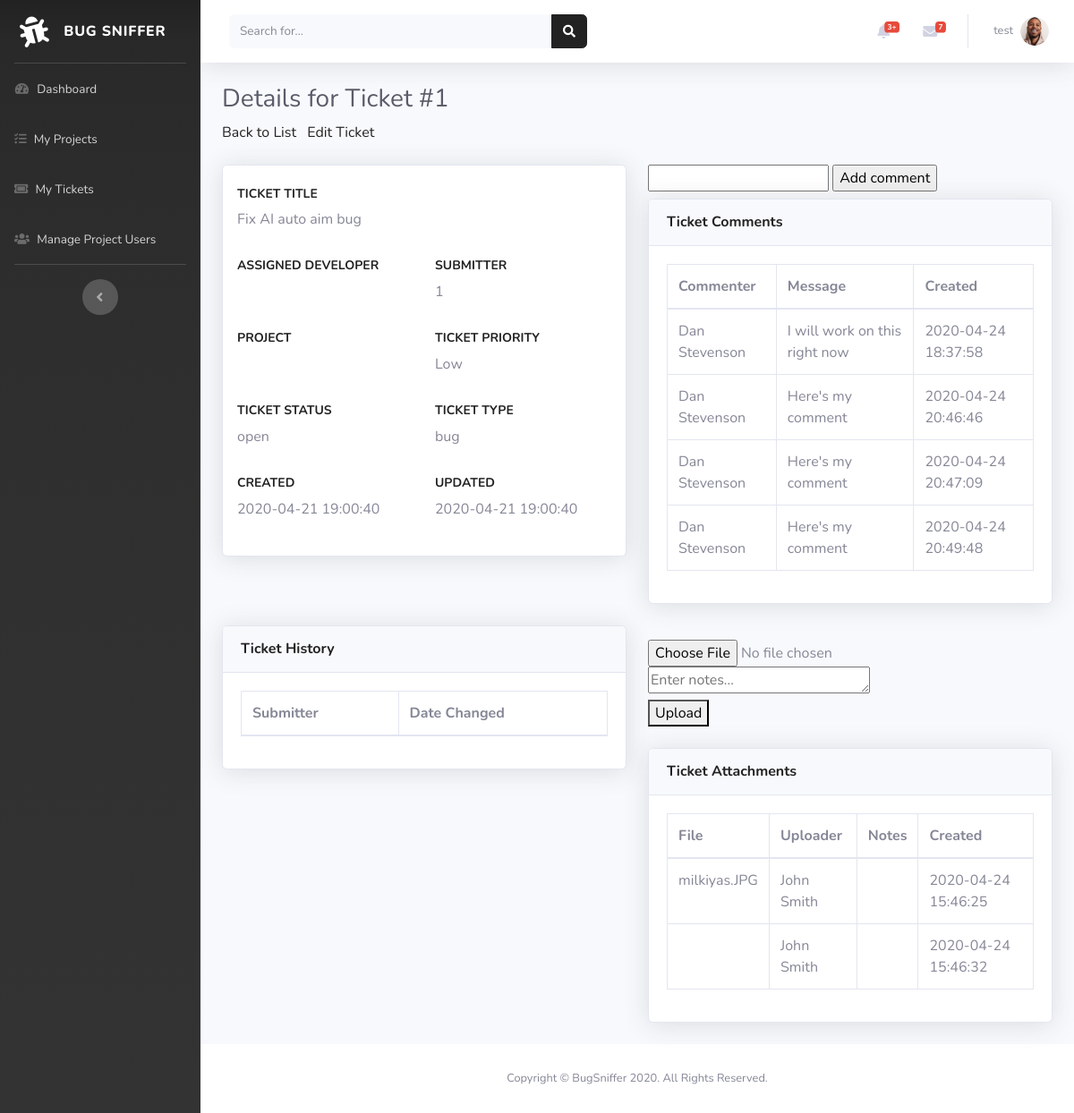
The app's page /admin/ticket_details.php?id=1 (signed in) with its own data.
### tables this page shows
CREATE TABLE `tickets` (
  `id` int(11) NOT NULL,
  `p_id` int(10) NOT NULL,
  `name` varchar(100) NOT NULL,
  `submitter` int(10) NOT NULL,
  `status` varchar(100) NOT NULL,
  `priority` varchar(100) NOT NULL,
  `type` varchar(100) NOT NULL,
  `date_created` datetime DEFAULT CURRENT_TIMESTAMP,
  `date_modified` datetime DEFAULT CURRENT_TIMESTAMP
);

CREATE TABLE `ticket_comment` (
  `id` int(11) NOT NULL,
  `t_id` int(11) NOT NULL,
  `commenter` int(11) NOT NULL,
  `message` varchar(255) NOT NULL,
  `date_created` datetime DEFAULT CURRENT_TIMESTAMP
);

CREATE TABLE `employees` (
  `id` int(11) NOT NULL,
  `name` varchar(100) NOT NULL,
  `email` varchar(100) NOT NULL,
  `role` varchar(100) NOT NULL,
  `p_id` int(10) NOT NULL
);

CREATE TABLE `ticket_attachment` (
  `id` int(11) NOT NULL,
  `t_id` int(11) NOT NULL,
  `image` varchar(100) NOT NULL,
  `uploader` int(11) NOT NULL,
  `image_text` text,
  `date_created` datetime DEFAULT CURRENT_TIMESTAMP
);

### admin/ticket_details.php (the view, shortened to what this page needs)
<?php
require_once "./../connections/config.php";
$id = $_REQUEST['id'];
$query = "SELECT * from tickets where id='".$id."'";
$result = mysqli_query($mysqli, $query) or die ( mysqli_error());
$row = mysqli_fetch_assoc($result);
include('./includes/header.php');
include('./includes/navbar.php');
?>
<div id="content-wrapper" class="d-flex flex-column">
    <div id="content">
        <?php
            include('./includes/topbar.php');
        ?>
            <div class="container-fluid">
                <div class="row">
                    <div class="col-md-12">
                        <div class="page-header">
                            <h1 class="h3 mb-0 text-gray-800">Details for Ticket #<?php echo $row['id'];?></h1>
                        </div>
                        <p class="py-2">
                            <span><a href="tickets.php">Back to List</a></span>
                            <span class="px-2"><a href="update_ticket.php?id=<?php echo $row['id'];?>">Edit Ticket</a></span>
                        </p>
                    </div>
                    <div class="col-12 col-md-6">
                        <div class="card shadow p-3 mb-4">
                            <div class="row">
                                <div class="col-12 py-2">
                                    <h5 class="section-title">Ticket Title</h5>
                                    <p><?php echo $row['name']; ?></p>
                                </div>
                                <div class="col-md-6 py-2">
                                    <h5 class="section-title">Assigned Developer</h5>
                                </div>
                                <div class="col-md-6 py-2">
                                    <h5 class="section-title">Submitter</h5>
                                    <p><?php echo $row['submitter']; ?></p>
                                </div>
                                <div class="col-md-6 py-2">
                                    <h5 class="section-title">Project</h5>
                                </div>
                                <div class="col-md-6 py-2">
                                    <h5 class="section-title">Ticket Priority</h5>
                                    <p><?php echo $row['priority']; ?></p>
                                </div>
                                <div class="col-md-6 py-2">
                                    <h5 class="section-title">Ticket Status</h5>
                                    <p><?php echo $row['status']; ?></p>
                                </div>
                                <div class="col-md-6 py-2">
                                    <h5 class="section-title">Ticket Type</h5>
                                    <p><?php echo $row['type']; ?></p>
                                </div>
                                <div class="col-md-6 py-2">
                                    <h5 class="section-title">Created</h5>
                                    <p><?php echo $row['date_created']; ?></p>
                                </div>
                                <div class="col-md-6 py-2">
                                    <h5 class="section-title">Updated</h5>
                                    <p><?php echo $row['date_modified']; ?></p>
                                </div>
                            </div>
                        </div>
                    </div>
                    <div class="col-12 col-md-6">
                        <form action="" method="post" class="pb-2">
                            <input type="text" name="notes">
                            <input type='submit' value='Add comment' name='submit_comment'>
                        </form>
                        <div class="card shadow mb-4">
                            <div class="card-header py-3">
                                <h6 class="m-0 font-weight-bold text-primary">Ticket Comments</h6>
                            </div>
                            <div class="card-body">
                                <div class="table-responsive">
                                <table class="table table-bordered" id="dataTable" width="100%" cellspacing="0">
                                    <thead>
                                    <tr>
                                    <th>Commenter</th>
                                    <th>Message</th>
                                    <th>Created</th>
                                    </tr>
                                    </thead>
                                    <tbody>
                                    <?php
                                    $sel_query="Select e.name commenter, tc.message msg, tc.date_created dc from ticket_comment tc, employees e where tc.t_id = $id && tc.commenter = e.id";
                                    $result = mysqli_query($mysqli, $sel_query);
                                    while($row = mysqli_fetch_assoc($result)) { ?>
                                        <tr>
                                        <td><?php echo $row["commenter"]; ?></td>
                                        <td><?php echo $row["msg"]; ?></td>
                                        <td><?php echo $row["dc"]; ?></td>
                                        </tr>
                                    <?php } ?>
                                    </tbody>
                                </table>
                                </div>
                            </div>
                        </div>
                    </div>
                    <div class="col-12 col-md-6">
                        <div class="card shadow mb-4">
                            <div class="card-header py-3">
                                <h6 class="m-0 font-weight-bold text-primary">Ticket History</h6>
                            </div>
                            <div class="card-body">
                                <div class="table-responsive">
                                <table class="table table-bordered" id="dataTable" width="100%" cellspacing="0">
                                    <thead>
                                    <tr>
                                    <th>Submitter</th>
                                    <th>Date Changed</th>
                                    </tr>
                                    </thead>
                                </table>
                                </div>
                            </div>
                        </div>
                    </div>
                    <div class="col-12 col-md-6">
                        <div class="my-3">
                            <form method="POST" action="" enctype="multipart/form-data">
                                <div>
                                    <input type="file" name="image">
                                </div>
                                <div>
                                    <textarea
                                        id="text"
                                        cols="25"
                                        rows="1"
                                        name="image_text"
                                        placeholder="Enter notes..."></textarea>
                                </div>
                                <div>
                                    <button type="submit" name="upload">Upload</button>
                                </div>
                            </form>
                        </div>
                        <div class="card shadow my-4">
                            <div class="card-header py-3">
                                <h6 class="m-0 font-weight-bold text-primary">Ticket Attachments</h6>
                            </div>
                            <div class="card-body">
                                <div class="table-responsive">
                                <table class="table table-bordered" id="dataTable" width="100%" cellspacing="0">
                                    <thead>
                                    <tr>
                                    <th>File</th>
                                    <th>Uploader</th>
                                    <th>Notes</th>
                                    <th>Created</th>
                                    </tr>
                                    </thead>
                                    <tbody>
                                    <?php
                                    $sel_query="Select ta.image image, e.name uploader, ta.image_text text, ta.date_created dc from ticket_attachment ta, employees e where t_id = $id && ta.uploader = e.id";
                                    $result = mysqli_query($mysqli, $sel_query);
                                    while($row = mysqli_fetch_assoc($result)) { ?>
                                        <tr>
                                        <td><?php echo $row["image"]; ?></td>
                                        <td><?php echo $row["uploader"]; ?></td>
                                        <td><?php echo $row["text"]; ?></td>
                                        <td><?php echo $row["dc"]; ?></td>
                                        </tr>
                                    <?php } ?>
                                    </tbody>
                                </table>
                                </div>
                            </div>
                        </div>
                    </div>
                </div>
                </div>
    </div>
<?php
include('./includes/footer.php');
?>

### admin/css/custom.css (style rules this page uses)
.section-title { font-size: 14px; color: #222 !important; font-weight: bold; text-transform: uppercase; }

### records on screen
tickets: id "1", name "Fix AI auto aim bug", submitter "1", priority "Low", status "open", type "bug", date_created "2020-04-21 19:00:40", date_modified "2020-04-21 19:00:40"
ticket_comment: employees.name "Dan Stevenson", message "I will work on this right now", date_created "2020-04-24 18:37:58"
ticket_comment: employees.name "Dan Stevenson", message "Here's my comment", date_created "2020-04-24 20:46:46"
ticket_comment: employees.name "Dan Stevenson", message "Here's my comment", date_created "2020-04-24 20:47:09"
ticket_comment: employees.name "Dan Stevenson", message "Here's my comment", date_created "2020-04-24 20:49:48"
ticket_attachment: image "milkiyas.JPG", employees.name "John Smith", date_created "2020-04-24 15:46:25"
ticket_attachment: employees.name "John Smith", date_created "2020-04-24 15:46:32"

### other values on screen
$_SESSION["username"] "test"
